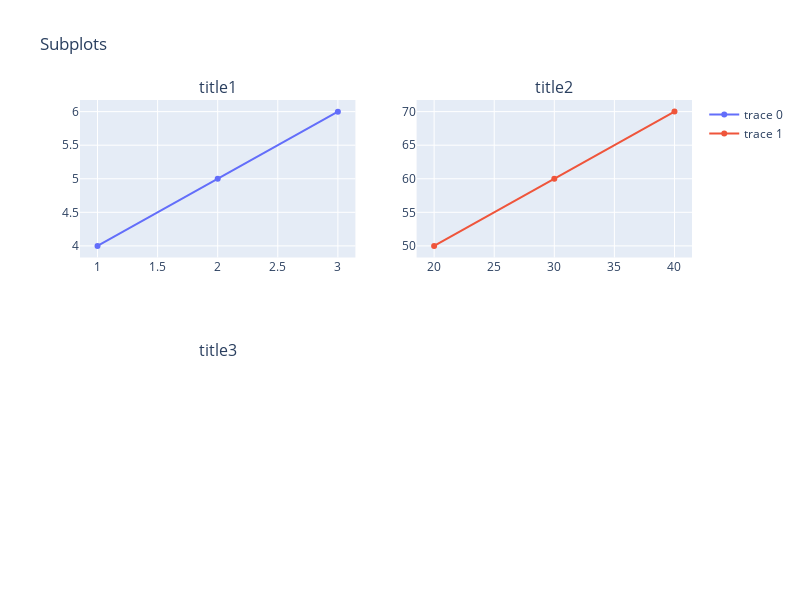
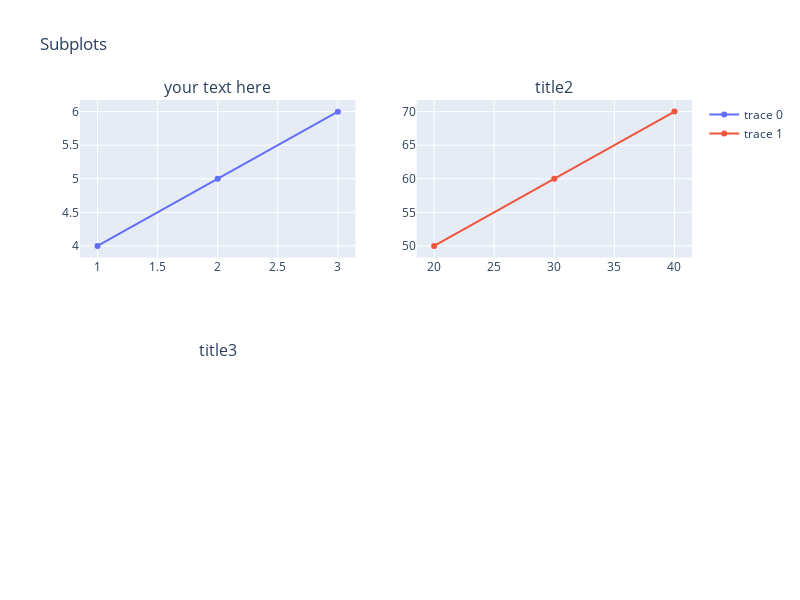

Source (notebook cell) for these figures, in order:
### Code cell
from plotly.subplots import make_subplots
import plotly.graph_objects as go

# create figure with subplots
fig = make_subplots(rows=2, cols=2, subplot_titles = ['title1','title2',"title3"])

fig.add_trace(
    go.Scatter(x=[1, 2, 3], y=[4, 5, 6]),
    row=1, col=1
)

fig.add_trace(
    go.Scatter(x=[20, 30, 40], y=[50, 60, 70]),
    row=1, col=2
)

fig.update_layout(height=600, width=800, title_text="Subplots")

fig.show()

# to change subtitle, address subplot
fig['layout']['annotations'][0].update(text='your text here');
print(fig["layout"]["annotations"])

fig.show()


# fig.add_annotation(text = "title4", row = 2, col = 2)
# fig.show()

### Figure 1 — Plotly figure (JSON) as saved in the notebook; plotly's stock layout.template omitted (floating-point values rounded to 4 significant figures)
{"data": [{"type": "scatter", "x": [1, 2, 3], "xaxis": "x", "y": [4, 5, 6], "yaxis": "y"}, {"type": "scatter", "x": [20, 30, 40], "xaxis": "x2", "y": [50, 60, 70], "yaxis": "y2"}], "layout": {"annotations": [{"font": {"size": 16}, "showarrow": false, "text": "title1", "x": 0.225, "xanchor": "center", "xref": "paper", "y": 1, "yanchor": "bottom", "yref": "paper"}, {"font": {"size": 16}, "showarrow": false, "text": "title2", "x": 0.775, "xanchor": "center", "xref": "paper", "y": 1, "yanchor": "bottom", "yref": "paper"}, {"font": {"size": 16}, "showarrow": false, "text": "title3", "x": 0.225, "xanchor": "center", "xref": "paper", "y": 0.375, "yanchor": "bottom", "yref": "paper"}], "height": 600, "title": {"text": "Subplots"}, "width": 800, "xaxis": {"anchor": "y", "domain": [0, 0.45]}, "xaxis2": {"anchor": "y2", "domain": [0.55, 1]}, "xaxis3": {"anchor": "y3", "domain": [0, 0.45]}, "xaxis4": {"anchor": "y4", "domain": [0.55, 1]}, "yaxis": {"anchor": "x", "domain": [0.625, 1]}, "yaxis2": {"anchor": "x2", "domain": [0.625, 1]}, "yaxis3": {"anchor": "x3", "domain": [0, 0.375]}, "yaxis4": {"anchor": "x4", "domain": [0, 0.375]}}}

### Figure 2 — Plotly figure (JSON) as saved in the notebook; plotly's stock layout.template omitted (floating-point values rounded to 4 significant figures)
{"data": [{"type": "scatter", "x": [1, 2, 3], "xaxis": "x", "y": [4, 5, 6], "yaxis": "y"}, {"type": "scatter", "x": [20, 30, 40], "xaxis": "x2", "y": [50, 60, 70], "yaxis": "y2"}], "layout": {"annotations": [{"font": {"size": 16}, "showarrow": false, "text": "your text here", "x": 0.225, "xanchor": "center", "xref": "paper", "y": 1, "yanchor": "bottom", "yref": "paper"}, {"font": {"size": 16}, "showarrow": false, "text": "title2", "x": 0.775, "xanchor": "center", "xref": "paper", "y": 1, "yanchor": "bottom", "yref": "paper"}, {"font": {"size": 16}, "showarrow": false, "text": "title3", "x": 0.225, "xanchor": "center", "xref": "paper", "y": 0.375, "yanchor": "bottom", "yref": "paper"}], "height": 600, "title": {"text": "Subplots"}, "width": 800, "xaxis": {"anchor": "y", "domain": [0, 0.45]}, "xaxis2": {"anchor": "y2", "domain": [0.55, 1]}, "xaxis3": {"anchor": "y3", "domain": [0, 0.45]}, "xaxis4": {"anchor": "y4", "domain": [0.55, 1]}, "yaxis": {"anchor": "x", "domain": [0.625, 1]}, "yaxis2": {"anchor": "x2", "domain": [0.625, 1]}, "yaxis3": {"anchor": "x3", "domain": [0, 0.375]}, "yaxis4": {"anchor": "x4", "domain": [0, 0.375]}}}
